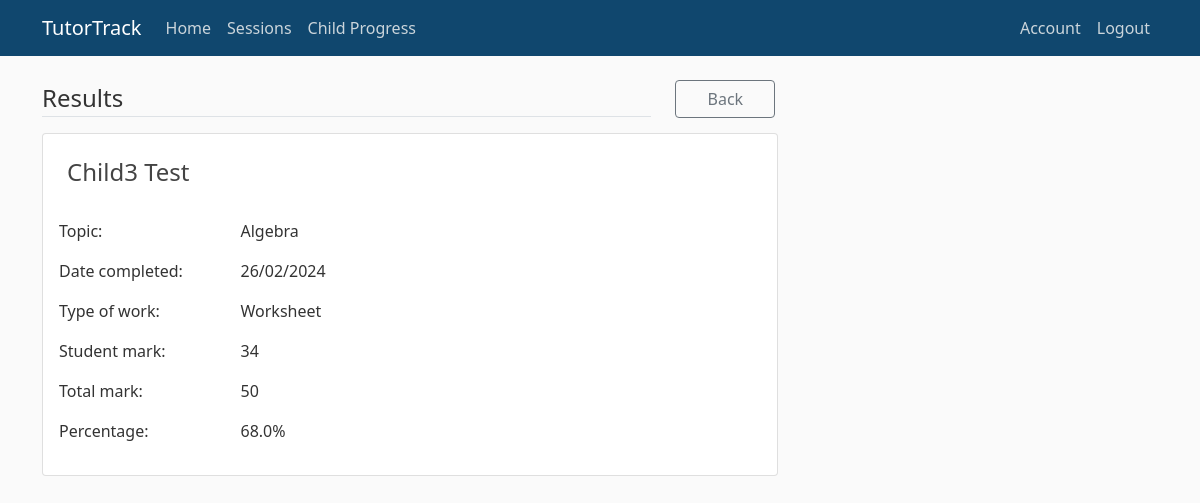
The page /result/755529/551536 (signed in) on the database its author committed.
### tables this page shows
CREATE TABLE Child (
                                        ChildID INTEGER PRIMARY KEY,
                                        Firstname VARCHAR(20) NOT NULL,
                                        Surname VARCHAR(40) NOT NULL,
                                        ParentID INTEGER NOT NULL,
                                        FOREIGN KEY (ParentID) REFERENCES Parent (ParentID) ON DELETE CASCADE
                                    );

CREATE TABLE Topic (
                                        TopicID INTEGER PRIMARY KEY,
                                        Name VARCHAR(40) NOT NULL
                                    );

CREATE TABLE Result (
                                        ResultID INTEGER PRIMARY KEY,
                                        Date DATE NOT NULL,
                                        Type VARCHAR(20) NOT NULL,
                                        StudentMark INTEGER NOT NULL,
                                        TotalMark INTEGER NOT NULL,
                                        Percentage REAL NOT NULL,
                                        ChildID INTEGER NOT NULL,
                                        TopicID INTEGER NOT NULL,
                                        FOREIGN KEY (ChildID) REFERENCES Child (ChildID) ON DELETE CASCADE,
                                        FOREIGN KEY (TopicID) REFERENCES Topic (TopicID) ON DELETE CASCADE
                                    );

### tutortrack/results/routes.py (the view)
@results.route("/result/<childID>/<resultID>", methods=["GET", "POST"])
@login_required()
def result_details(childID, resultID):
    with db.engine.connect() as conn:
        if current_user.type == "tutor":
            child = conn.execute(text(
                "SELECT User.UserID, Child.ChildID, Child.Firstname, " +
                "Child.Surname " +
                "FROM User, Parent, Child " +
                "WHERE User.UserID=Parent.TutorID AND Parent.ParentID=" +
                "Child.ParentID AND Child.ChildID=:id"
            ),
                {"id": childID}
            ).fetchall()[0]
        elif current_user.type == "parent":
            child = conn.execute(text(
                "SELECT Parent.ParentID, Child.ChildID, Child.Firstname, " +
                "Child.Surname " +
                "FROM Parent, Child " +
                "WHERE Parent.ParentID=Child.ParentID AND Child.ChildID=:id"
            ),
                {"id": childID}
            ).fetchall()[0]
        if child[0] != current_user.userID:
            flash("You are not permitted to access this page.", "danger")
            return redirect(url_for("other.home"))
        result = conn.execute(
            text("SELECT * FROM Result WHERE ResultID=:rID AND ChildID=:cID"),
            {"rID": resultID, "cID": childID}
        ).fetchall()[0]
        topic = conn.execute(
            text("SELECT Name FROM Topic WHERE TopicID=:id"),
            {"id": result[7]}
        ).fetchall()
        return render_template(
            "result_details.html", title="Result Details", child=child,
            result=result, topic=topic
        )

### tutortrack/models.py (called while the page is built)
@event.listens_for(Engine, "connect")
def set_sqlite_pragma(dbapi_connection, connection_record):
    cursor = dbapi_connection.cursor()
    cursor.execute("PRAGMA foreign_keys=ON")
    cursor.close()

@login_manager.user_loader
def user_loader(userID):
    return User.query.get(userID)

def login_required(type="any"):
    def decorator(function):
        @wraps(function)
        def wrapper(*args, **kwargs):
            if not current_user.is_authenticated:
                return login_manager.unauthorized()
            if current_user.type != type and type != "any":
                flash("You are not permitted to access this page.", "danger")
                return redirect(url_for("other.home"))
            return function(*args, **kwargs)
        return wrapper
    return decorator

### tutortrack/results/templates/result_details.html (shortened to what this page needs)
{% extends "layout.html" %}
{% block content %}
<div class="row">
    <div class="col-10">
        <legend class="border-bottom mb-3">Results</legend>
    </div>
    <div class="col">
        <a class="btn btn-outline-secondary" href="{{ url_for('results.view_results')}}" style="width: 100px;">Back</a>
    </div>
</div>
<div class="card mb-3">
    <div class="card-body">
        <div class="row">
            <div class="col-5 m-2">
                <h4 class="card-title mb-4">{{ child[2]}} {{ child[3] }}</h4>
            </div>
        </div>
        <div class="card-text">
            <div class="row">
                <div class="col-3">
                    <p>Topic:</p>
                </div>
                <div class="col">
                    <p>{{ topic[0][0] }}</p>
                </div>
            </div>
            <div class="row">
                <div class="col-3">
                    <p>Date completed:</p>
                </div>
                <div class="col">
                    <p>{{ result[1][8:] }}/{{ result[1][5:7] }}/{{ result[1][:4] }}</p>
                </div>
            </div>
            <div class="row">
                <div class="col-3">
                    <p>Type of work:</p>
                </div>
                <div class="col">
                    <p>{{ result[2] }}</p>
                </div>
            </div>
            <div class="row">
                <div class="col-3">
                    <p>Student mark:</p>
                </div>
                <div class="col">
                    <p>{{ result[3] }}</p>
                </div>
            </div>
            <div class="row">
                <div class="col-3">
                    <p>Total mark:</p>
                </div>
                <div class="col">
                    <p>{{ result[4] }}</p>
                </div>
            </div>
            <div class="row">
                <div class="col-3">
                    <p>Percentage:</p>
                </div>
                <div class="col">
                    <p>{{ result[5] }}%</p>
                </div>
            </div>
        </div>
    </div>
</div>
{% endblock content %}

### tutortrack/static/main.css (style rules this page uses)
body { background: #fafafa; color: #333333; margin-top: 5rem; }
h1, h2, h3, h4, h5, h6 { color: #444444; }

### rows shown on the page
Child: Firstname "Child3", Surname "Test"
Topic: Name "Algebra"
Result: Date "26", Date "02", Date "2024", Type "Worksheet", StudentMark "34", TotalMark "50", Percentage "68.0"
